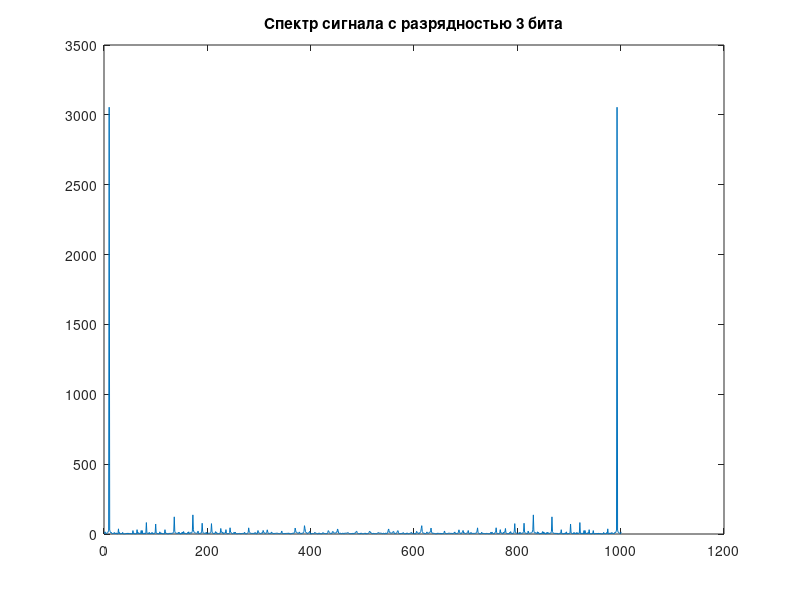
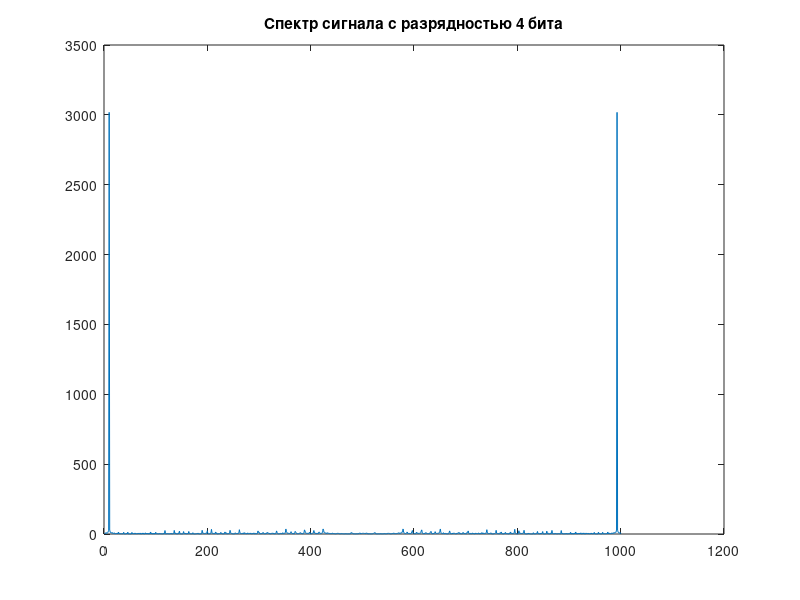
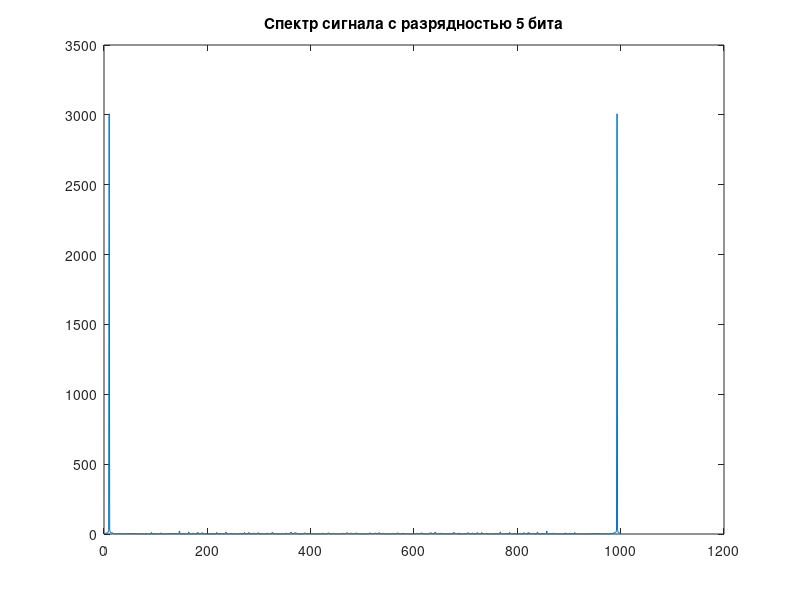
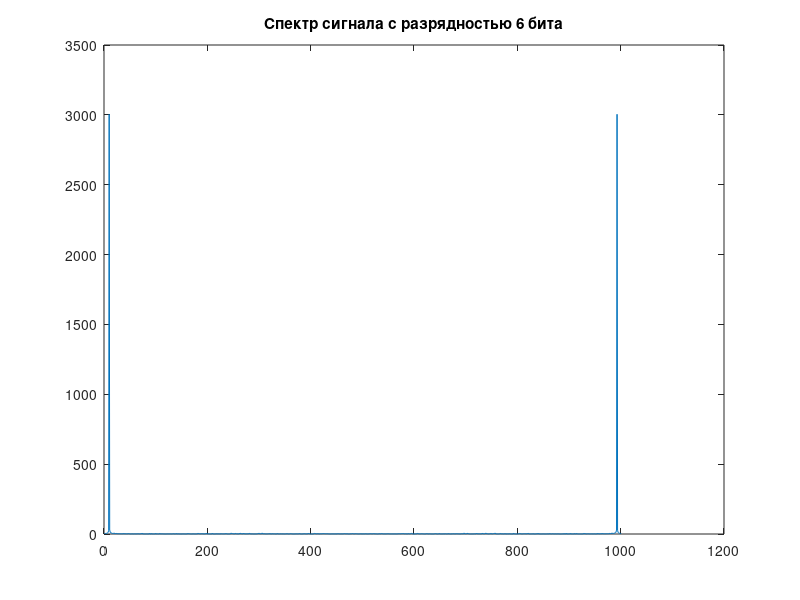

Source code (MATLAB) for these figures, in order:
% Параметры сигнала
frequency = 9; % Частота
sampling_rate = 1000; % Частота дискретизации
time_vector = 0:1/sampling_rate:1; % Временной вектор
signal = 6 * sin(2 * pi * frequency * time_vector + pi/5); % Генерация сигнала

% Разрядности для анализа
bit_depths = [3, 4, 5, 6];

% Функция для квантования сигнала
function quantized_signal = quantize(y, num_bits)
num_levels = 2^num_bits - 1; % Количество уровней
min_val = min(y);
max_val = max(y);
normalized_signal = (y - min_val) / (max_val - min_val); % Нормализация
quantized_signal = round(normalized_signal * num_levels); % Квантование
quantized_signal = quantized_signal / num_levels * (max_val - min_val) + min_val; % Обратное масштабирование
end

% Анализ для каждой разрядности
for i = 1:length(bit_depths)
    quantized = quantize(signal, bit_depths(i));
    spectrum = fft(quantized);
    
    figure;
    plot(abs(spectrum));
    title(['Спектр сигнала с разрядностью ', num2str(bit_depths(i)), ' бита']);
end
